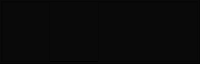
     <widget class="QFrame" name="main_header">
      <property name="maximumSize">
       <size>
        <width>16777215</width>
        <height>60</height>
       </size>
      </property>
      <property name="mouseTracking">
       <bool>true</bool>
      </property>
      <property name="styleSheet">
       <string notr="true">QFrame {
	background-color: rgb(9, 9, 9);
	border-bottom: 1px solid #000;
}</string>
      </property>
      <property name="frameShape">
       <enum>QFrame::Box</enum>
      </property>
      <property name="frameShadow">
       <enum>QFrame::Raised</enum>
      </property>
      <layout class="QHBoxLayout" name="horizontalLayout_2">
       <property name="spacing">
        <number>0</number>
       </property>
       <property name="leftMargin">
        <number>0</number>
       </property>
       <property name="topMargin">
        <number>0</number>
       </property>
       <property name="rightMargin">
        <number>0</number>
       </property>
       <property name="bottomMargin">
        <number>0</number>
       </property>
       <item>
        <widget class="QFrame" name="left_menu_togle">
         <property name="maximumSize">
          <size>
           <width>90</width>
           <height>16777215</height>
          </size>
         </property>
         <property name="styleSheet">
          <string notr="true">QPushButton {
	border-radius: 5px;
}

QPushButton:hover {
	background-color: rgb(182, 212, 222);
}</string>
         </property>
         <property name="frameShape">
          <enum>QFrame::StyledPanel</enum>
         </property>
         <property name="frameShadow">
          <enum>QFrame::Raised</enum>
         </property>
         <layout class="QHBoxLayout" name="horizontalLayout_3">
          <property name="spacing">
           <number>0</number>
          </property>
          <property name="leftMargin">
           <number>0</number>
          </property>
          <property name="topMargin">
           <number>0</number>
          </property>
          <property name="rightMargin">
           <number>0</number>
          </property>
          <property name="bottomMargin">
           <number>0</number>
          </property>
          <item>
           <widget class="QPushButton" name="left_men_togle_btn">
            <property name="minimumSize">
             <size>
              <width>0</width>
              <height>54</height>
             </size>
            </property>
            <property name="text">
             <string/>
            </property>
            <property name="icon">
             <iconset resource="icon-pack/icons.qrc">
              <normaloff>:/icons/more.png</normaloff>:/icons/more.png</iconset>
            </property>
            <property name="iconSize">
             <size>
              <width>24</width>
              <height>24</height>
             </size>
            </property>
           </widget>
          </item>
         </layout>
        </widget>
       </item>
       <item>
        <widget class="QFrame" name="main_windo_title_bar">
         <property name="minimumSize">
          <size>
           <width>0</width>
           <height>0</height>
          </size>
         </property>
         <property name="cursor">
          <cursorShape>ArrowCursor</cursorShape>
         </property>
         <property name="mouseTracking">
          <bool>true</bool>
         </property>
         <property name="frameShape">
          <enum>QFrame::NoFrame</enum>
         </property>
         <property name="frameShadow">
          <enum>QFrame::Raised</enum>
         </property>
         <property name="lineWidth">
          <number>0</number>
         </property>
         <layout class="QHBoxLayout" name="horizontalLayout_4">
          <property name="spacing">
           <number>0</number>
          </property>
          <property name="sizeConstraint">
           <enum>QLayout::SetDefaultConstraint</enum>
          </property>
          <property name="leftMargin">
           <number>0</number>
          </property>
          <property name="topMargin">
           <number>0</number>
          </property>
          <property name="rightMargin">
           <number>0</number>
          </property>
          <property name="bottomMargin">
           <number>0</number>
          </property>
         </layout>
        </widget>
       </item>
       <item>
        <widget class="QFrame" name="window_right_btns">
         <property name="minimumSize">
          <size>
           <width>100</width>
           <height>60</height>
          </size>
         </property>
         <property name="maximumSize">
          <size>
           <width>100</width>
           <height>16777215</height>
          </size>
         </property>
         <property name="styleSheet">
          <string notr="true">QPushButton {
	border-radius: 5px;
}

QPushButton:hover {
	background-color: rgb(182, 212, 222);
}</string>
         </property>
         <property name="frameShape">
          <enum>QFrame::StyledPanel</enum>
         </property>
         <property name="frameShadow">
          <enum>QFrame::Raised</enum>
         </property>
         <property name="lineWidth">
          <number>1</number>
         </property>
         <widget class="QPushButton" name="closeButton">
          <property name="geometry">
           <rect>
            <x>70</x>
            <y>20</y>
            <width>21</width>
            <height>23</height>
           </rect>
          </property>
          <property name="styleSheet">
           <string notr="true"/>
          </property>
          <property name="text">
           <string/>
          </property>
          <property name="icon">
           <iconset resource="icon-pack/icons.qrc">
            <normaloff>:/icons/close.png</normaloff>:/icons/close.png</iconset>
          </property>
          <property name="iconSize">
           <size>
            <width>24</width>
            <height>24</height>
           </size>
          </property>
         </widget>
         <widget class="QPushButton" name="minimizeButton">
          <property name="geometry">
           <rect>
            <x>40</x>
            <y>20</y>
            <width>21</width>
            <height>23</height>
           </rect>
          </property>
          <property name="styleSheet">
           <string notr="true"/>
          </property>
          <property name="text">
           <string/>
          </property>
          <property name="icon">
           <iconset resource="icon-pack/icons.qrc">
            <normaloff>:/icons/restore.png</normaloff>:/icons/restore.png</iconset>
          </property>
          <property name="iconSize">
           <size>
            <width>22</width>
            <height>22</height>
           </size>
          </property>
         </widget>
         <widget class="QPushButton" name="restoreButton">
          <property name="geometry">
           <rect>
            <x>10</x>
            <y>20</y>
            <width>21</width>
            <height>23</height>
           </rect>
          </property>
          <property name="styleSheet">
           <string notr="true"/>
          </property>
          <property name="text">
           <string/>
          </property>
          <property name="icon">
           <iconset resource="icon-pack/icons.qrc">
            <normaloff>:/icons/minimize.png</normaloff>:/icons/minimize.png</iconset>
          </property>
          <property name="iconSize">
           <size>
            <width>24</width>
            <height>24</height>
           </size>
          </property>
         </widget>
        </widget>
       </item>
      </layout>
     </widget>
